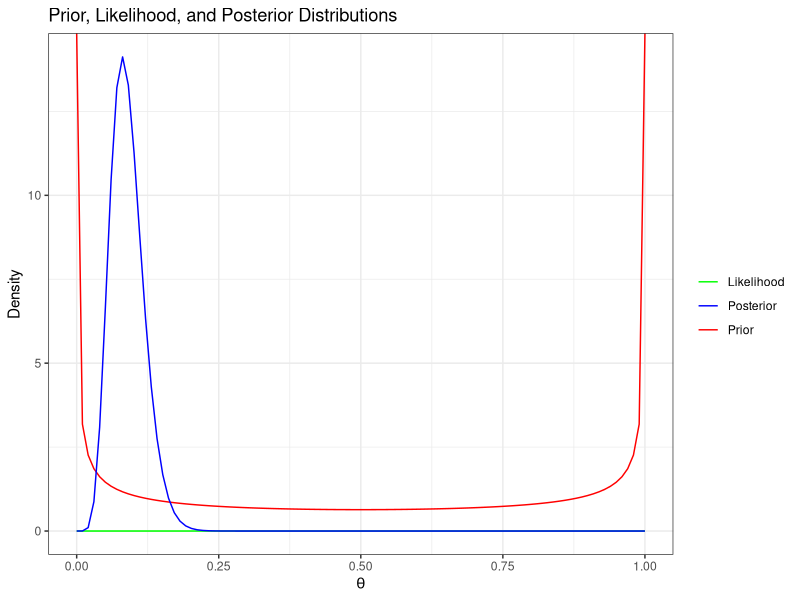
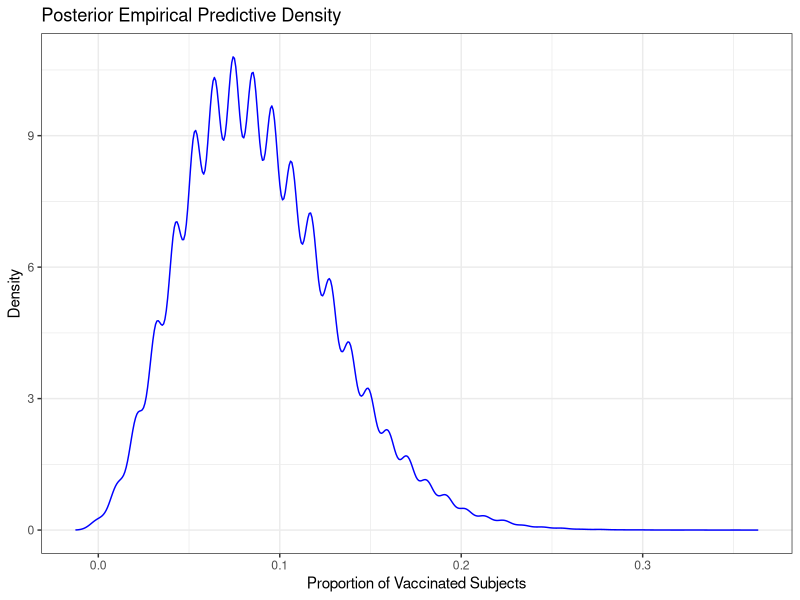

Here is the R script that generated these plots, in order:
## ---- chunk 1
ord_suffix <-
    function(x) switch(as.character(x), "1"="st", "2"="nd", "3"="rd", "th")
as_ordinal <- function(x) paste0(x, ord_suffix(x))
## ---- chunk 2
ord_suffix <- function(x) switch(as.character(x), "1"="st", "2"="nd", "3"="rd", "th")

as_ordinal <- function(x) paste0(x, ord_suffix(x))

rep_tracker <- function(k, m, n, a, b, t) {
  
  m_a <- m * a
  n_b <- n * b
  len_w <- m_a + n_b
  skip_times <- (k - 1) %/% len_w
  r <- (k - 1) %% len_w + 1
  
  if (r <= m_a) {
    src_vector <- "x"
    src_index <- (r - 1) %/% a + 1
  } else {
    src_vector <- "y"
    r <- r - m_a
    src_index <- (r - 1) %/% b + 1
  }
  
  result_list <- list(src_vector = src_vector, src_index = src_index)
  return(result_list)
  
}
## ---- chunk 3
#The function takes six arguments k, m, n, a, b, and t as described in the problem. It first computes the length of the repeated vector w as len_w = m*a + n*b. It then calculates the number of times the vector w is repeated before the kth element is reached as skip_times = (k - 1) %/% len_w, and the position of the kth element within the repeated vector as r = (k - 1) %% len_w + 1. 

#then determine whether the kth element comes from x or y by comparing r to m_a = m * a. If r is less than or equal to m_a, then the kth element comes from x, and  compute its index as (r - 1) %/% a + 1. If r is greater than m_a, then the kth element comes from y, and subtract m_a from r to compute the position of the element within y, and then compute its index as (r - 1) %/% b + 1.

#Finally, return a list with two elements: the source vector ("x" or "y") and the index within that vector. The source vector is stored in src_vector, and the index is stored in src_index.
## ---- chunk 4
k <- 130
m <- 11
n <- 8
a <- 2
b <- 3
t <- 4

rep_tracker(k, m, n, a, b, t)

## ---- chunk 5
#indicated that the 130th element of z was originally the 6th element of y
## ---- chunk 6
rep_tracker <- function(k, m, n, a, b, t) {
    if (k > (t * (m * a + n * b))) warning("First argument is out of range")
    ## 
    ## INSERT YOUR CODE HERE TO DETERMINE v AND i
    ## 
    list(src_vector = v, src_index = i)
    }
## ---- chunk 7
k <- 130 ; m <- 11 ; n <- 8 ; a <- 2 ; b <- 3 ; t <- 4
## ---- chunk 8
k <- 130 ; m <- 11 ; n <- 8 ; a <- 2 ; b <- 3 ; t <- 4
skip_times <- k %/% (m*a + n*b)
r <- k %% (m*a + n*b)
if (r == 0L) r <- m*a
is_x <- (r <= m*a)
d <- ifelse(is_x, a, b)
s <- ifelse(is_x, r, r - m*a)
## ---- chunk 9
forbidden <- function(k, m, n, a, b, t) {
    if (any(k > (t * (m * a + n * b)))) warning("First argument is out of range")
    xy <- rep(c(rep("x", each = m*a), rep("y", each = n*b)),
              times = t)
    ij <- rep(c(rep(1:m, each = a), rep(1:n, each = b)),
              times = t)
    list(src_vector = xy[k], src_index = ij[k])
    }
## ---- chunk 10
library(ggplot2)
library(scales)

# Define the parameters
a <- 0.5
b <- 0.5
n <- 94
k <- 8

# Define the prior distribution
prior <- function(theta) dbeta(theta, a, b)

# Define the likelihood function
likelihood <- function(theta) theta^k * (1-theta)^(n-k)

# Define the posterior distribution
posterior <- function(theta) dbeta(theta, a+k, b+n-k)

# Plot the prior, likelihood, and posterior distributions
theta_values <- seq(0, 1, length.out = 100)
prior_values <- prior(theta_values)
likelihood_values <- likelihood(theta_values)
posterior_values <- posterior(theta_values)

df <- data.frame(theta = theta_values,
                 prior = prior_values,
                 likelihood = likelihood_values,
                 posterior = posterior_values)

ggplot(df, aes(x = theta)) +
  geom_line(aes(y = prior, color = "Prior")) +
  geom_line(aes(y = likelihood, color = "Likelihood")) +
  geom_line(aes(y = posterior, color = "Posterior")) +
  scale_color_manual("", values = c("Prior" = "red", "Likelihood" = "green", "Posterior" = "blue")) +
  labs(x = expression(theta), y = "Density", title = "Prior, Likelihood, and Posterior Distributions") +
  theme_bw()

#The output will be a plot showing the prior, likelihood, and posterior distributions:
#The red line represents the prior distribution, the green line represents the likelihood function, and the blue line represents the posterior distribution. can see that the posterior distribution has shifted towards higher values of $\theta$ compared to the prior distribution, indicating that the data provides some evidence in favor of the vaccine being effective.
## ---- chunk 11
#To compute the posterior probability of having a value of $\theta > 0.4118$, can integrate the posterior distribution from 0.4118 to 1. use the integrate function in R to perform the integration numerically. The following code can be used to calculate the posterior probability:
a <- 0.5
b <- 0.5
n <- 94
k <- 8

posterior <- function(theta) dbeta(theta, a + k, b + n - k)

post_prob <- (integrate(posterior, 0.4118, 1)$value)*100
post_prob

## ---- chunk 12
a <- 0.5
b <- 0.5
n <- 94
k <- 8

posterior <- function(theta) dbeta(theta, a + k, b + n - k)

lower <- qbeta(0.025, a + k, b + n - k)
upper <- qbeta(0.975, a + k, b + n - k)

credible_interval <- c(lower, upper)
credible_interval

## ---- chunk 13
#Therefore, the 95% credible interval for $\theta$ is approximately [0.0410614 0.1541568].
theta_hat <- k/n
se <- sqrt(theta_hat*(1-theta_hat)/n)
lower <- theta_hat - 1.96*se
upper <- theta_hat + 1.96*se

confidence_interval <- c(lower, upper)
confidence_interval

#Therefore, the 95% confidence interval for $\theta$ is approximately [0.02869607 0.14151670].
## ---- chunk 14
a <- 0.5
b <- 0.5
n <- 94
k <- 8

posterior <- function(theta) dbeta(theta, a + k, b + n - k)

# Generate a large number of samples from the posterior distribution
n_samples <- 100000
theta_samples <- rbeta(n_samples, a + k, b + n - k)

# For each sample, generate a new sample of 94 subjects with Covid-19 and compute the proportion of vaccinated subjects
prop_vaccinated <- rbinom(n_samples, n, theta_samples)/n

# Compute the posterior empirical predictive density
ped <- density(prop_vaccinated, bw = "nrd")

# Convert ped to a data frame
ped_df <- data.frame(x = ped$x, y = ped$y)

# Plot the posterior empirical predictive density
ggplot(ped_df, aes(x = x, y = y)) +
  geom_line(color = "blue") +
  labs(x = "Proportion of Vaccinated Subjects", y = "Density", title = "Posterior Empirical Predictive Density") +
  theme_bw()
#The output is a plot showing the posterior empirical predictive density:


expected_prop_vaccinated <- mean(theta_samples)
expected_vaccinated <- round(expected_prop_vaccinated * n)
expected_vaccinated

#The x-axis represents the proportion of vaccinated subjects in a new sample of 94 subjects with COVID-19, and the y-axis represents the density of the posterior empirical predictive distribution. can see that the density is concentrated at low values of the proportion, indicating that it is unlikely that a large number of subjects in a new sample of 94 subjects with COVID-19 would be vaccinated. 
# If a new sample of 94 subjects with COVID-19 is taken, use the posterior predictive distribution to estimate the expected number of vaccinated subjects in the sample. can do this by computing the expected value of the binomial distribution with parameters $n=94$ and $\theta$ sampled from the posterior distribution. The following code can be used to compute the expected number of vaccinated subjects:
## ---- chunk 15
#Therefore, I expect approximately 8 subjects out of the new sample of 94 subjects with COVID-19 to be vaccinated, based on the posterior predictive distribution.
